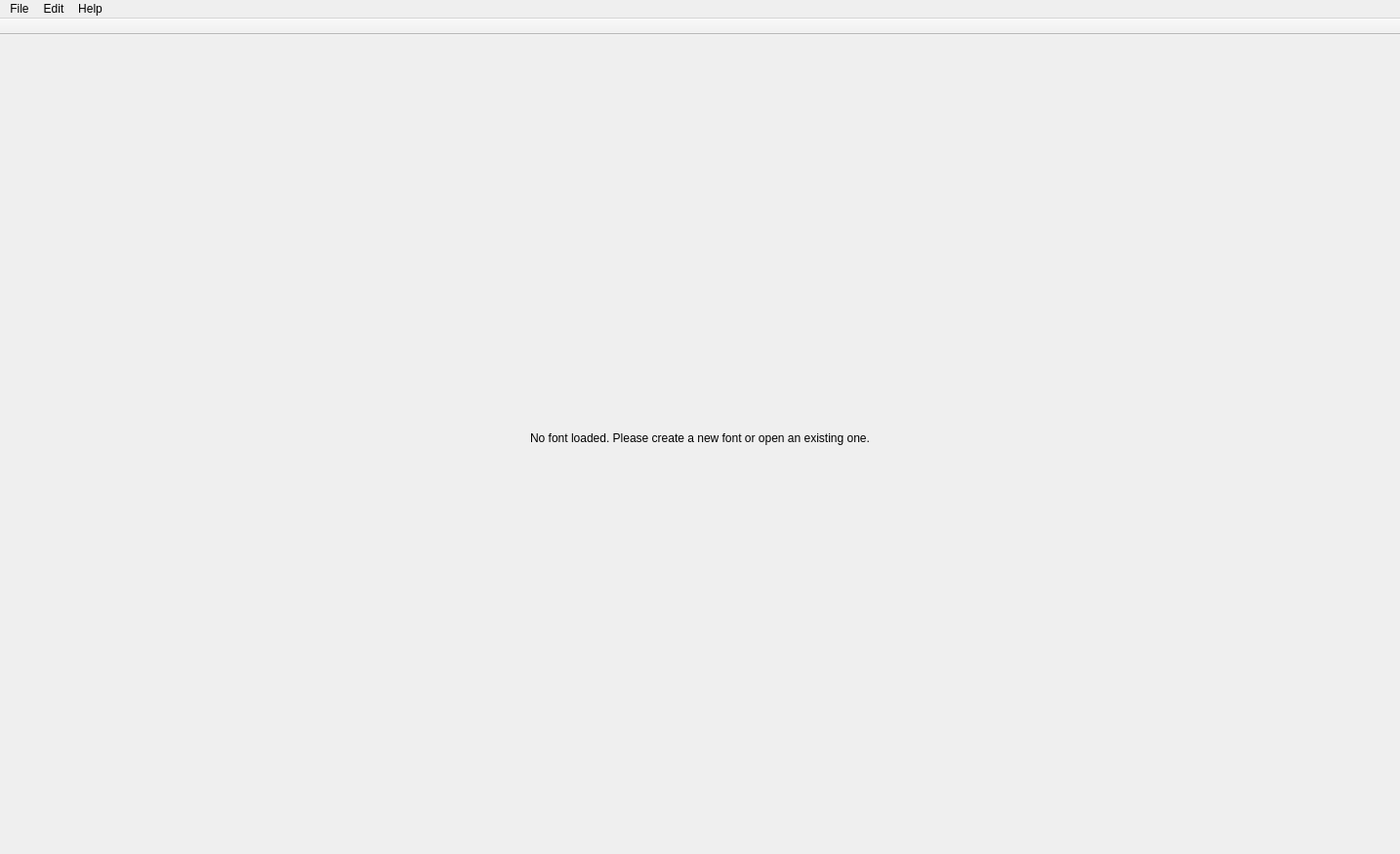
<?xml version="1.0" encoding="UTF-8"?>
<ui version="4.0">
 <class>MainWindow</class>
 <widget class="QMainWindow" name="MainWindow">
  <property name="geometry">
   <rect>
    <x>0</x>
    <y>0</y>
    <width>1434</width>
    <height>875</height>
   </rect>
  </property>
  <property name="windowTitle">
   <string>BMF Font Generator</string>
  </property>
  <property name="windowIcon">
   <iconset>
    <normaloff>:/images/logo.png</normaloff>:/images/logo.png</iconset>
  </property>
  <property name="documentMode">
   <bool>true</bool>
  </property>
  <property name="tabShape">
   <enum>QTabWidget::TabShape::Rounded</enum>
  </property>
  <widget class="QWidget" name="central_widget">
   <layout class="QVBoxLayout" name="verticalLayout_2">
    <property name="leftMargin">
     <number>0</number>
    </property>
    <property name="topMargin">
     <number>0</number>
    </property>
    <property name="rightMargin">
     <number>0</number>
    </property>
    <property name="bottomMargin">
     <number>0</number>
    </property>
    <item>
     <widget class="QStackedWidget" name="stacked_widget">
      <property name="currentIndex">
       <number>1</number>
      </property>
      <widget class="QWidget" name="main_page">
       <layout class="QVBoxLayout" name="verticalLayout">
        <property name="leftMargin">
         <number>0</number>
        </property>
        <property name="topMargin">
         <number>0</number>
        </property>
        <property name="rightMargin">
         <number>0</number>
        </property>
        <property name="bottomMargin">
         <number>0</number>
        </property>
        <item>
         <widget class="QTabWidget" name="fonts_tab_widget">
          <property name="currentIndex">
           <number>-1</number>
          </property>
          <property name="tabsClosable">
           <bool>true</bool>
          </property>
          <property name="movable">
           <bool>true</bool>
          </property>
          <property name="tabBarAutoHide">
           <bool>true</bool>
          </property>
         </widget>
        </item>
       </layout>
      </widget>
      <widget class="QWidget" name="no_font_loaded_page">
       <layout class="QVBoxLayout" name="verticalLayout_3">
        <property name="leftMargin">
         <number>0</number>
        </property>
        <property name="topMargin">
         <number>0</number>
        </property>
        <property name="rightMargin">
         <number>0</number>
        </property>
        <property name="bottomMargin">
         <number>0</number>
        </property>
        <item>
         <widget class="QLabel" name="lbl_no_font_loaded">
          <property name="text">
           <string>No font loaded. Please create a new font or open an existing one.
                                            </string>
          </property>
          <property name="alignment">
           <set>Qt::AlignmentFlag::AlignCenter</set>
          </property>
         </widget>
        </item>
       </layout>
      </widget>
     </widget>
    </item>
   </layout>
  </widget>
  <widget class="QMenuBar" name="menu_bar">
   <property name="geometry">
    <rect>
     <x>0</x>
     <y>0</y>
     <width>1434</width>
     <height>33</height>
    </rect>
   </property>
   <widget class="QMenu" name="menu_file">
    <property name="title">
     <string>File</string>
    </property>
    <addaction name="action_open_font"/>
    <addaction name="separator"/>
    <addaction name="action_save_font"/>
    <addaction name="separator"/>
    <addaction name="action_quit"/>
   </widget>
   <widget class="QMenu" name="menu_edit">
    <property name="title">
     <string>Edit</string>
    </property>
   </widget>
   <widget class="QMenu" name="menu_help">
    <property name="title">
     <string>Help</string>
    </property>
    <addaction name="action_about"/>
   </widget>
   <addaction name="menu_file"/>
   <addaction name="menu_edit"/>
   <addaction name="menu_help"/>
  </widget>
  <widget class="QToolBar" name="tool_bar">
   <property name="windowTitle">
    <string>Tools</string>
   </property>
   <property name="movable">
    <bool>false</bool>
   </property>
   <property name="toolButtonStyle">
    <enum>Qt::ToolButtonStyle::ToolButtonTextUnderIcon</enum>
   </property>
   <property name="floatable">
    <bool>false</bool>
   </property>
   <attribute name="toolBarArea">
    <enum>TopToolBarArea</enum>
   </attribute>
   <attribute name="toolBarBreak">
    <bool>false</bool>
   </attribute>
  </widget>
  <action name="action_open_font">
   <property name="icon">
    <iconset theme="document-open"/>
   </property>
   <property name="text">
    <string>Open</string>
   </property>
   <property name="toolTip">
    <string>Open a font.</string>
   </property>
   <property name="shortcut">
    <string>Ctrl+O</string>
   </property>
  </action>
  <action name="action_save_font">
   <property name="icon">
    <iconset theme="document-save"/>
   </property>
   <property name="text">
    <string>Save</string>
   </property>
   <property name="toolTip">
    <string>Save the current font.</string>
   </property>
   <property name="shortcut">
    <string>Ctrl+S</string>
   </property>
  </action>
  <action name="action_about">
   <property name="icon">
    <iconset resource="../resources/GeneralResources.qrc">
     <normaloff>:/AppIcon512.png</normaloff>:/AppIcon512.png</iconset>
   </property>
   <property name="text">
    <string>About ...</string>
   </property>
   <property name="shortcut">
    <string>F1</string>
   </property>
  </action>
  <action name="action_export_font">
   <property name="icon">
    <iconset theme="export"/>
   </property>
   <property name="text">
    <string>Export</string>
   </property>
   <property name="toolTip">
    <string>Export the current font.</string>
   </property>
  </action>
  <action name="action_quit">
   <property name="icon">
    <iconset theme="application-exit"/>
   </property>
   <property name="text">
    <string>Quit</string>
   </property>
   <property name="shortcut">
    <string>Ctrl+Q</string>
   </property>
  </action>
  <action name="action_new_font">
   <property name="icon">
    <iconset theme="document-new">
     <normaloff>:/ui/icons-dark/document.svg</normaloff>:/ui/icons-dark/document.svg</iconset>
   </property>
   <property name="text">
    <string>New</string>
   </property>
   <property name="toolTip">
    <string>Create a new font.</string>
   </property>
  </action>
  <action name="action_send_feedback">
   <property name="icon">
    <iconset theme="feedback">
     <normaloff>:/ui/icons-dark/message.svg</normaloff>:/ui/icons-dark/message.svg</iconset>
   </property>
   <property name="text">
    <string>Send Feedback</string>
   </property>
   <property name="toolTip">
    <string>Send feedback to the developer.</string>
   </property>
   <property name="menuRole">
    <enum>QAction::MenuRole::NoRole</enum>
   </property>
  </action>
 </widget>
 <resources>
  <include location="../resources/GeneralResources.qrc"/>
 </resources>
 <connections>
  <connection>
   <sender>action_about</sender>
   <signal>triggered()</signal>
   <receiver>MainWindow</receiver>
   <slot>show_about_app()</slot>
   <hints>
    <hint type="sourcelabel">
     <x>-1</x>
     <y>-1</y>
    </hint>
    <hint type="destinationlabel">
     <x>549</x>
     <y>351</y>
    </hint>
   </hints>
  </connection>
  <connection>
   <sender>action_export_font</sender>
   <signal>triggered()</signal>
   <receiver>MainWindow</receiver>
   <slot>on_export_font_action()</slot>
   <hints>
    <hint type="sourcelabel">
     <x>-1</x>
     <y>-1</y>
    </hint>
    <hint type="destinationlabel">
     <x>595</x>
     <y>383</y>
    </hint>
   </hints>
  </connection>
  <connection>
   <sender>action_open_font</sender>
   <signal>triggered()</signal>
   <receiver>MainWindow</receiver>
   <slot>on_open_font_action()</slot>
   <hints>
    <hint type="sourcelabel">
     <x>-1</x>
     <y>-1</y>
    </hint>
    <hint type="destinationlabel">
     <x>595</x>
     <y>383</y>
    </hint>
   </hints>
  </connection>
  <connection>
   <sender>action_save_font</sender>
   <signal>triggered()</signal>
   <receiver>MainWindow</receiver>
   <slot>on_save_font_action()</slot>
   <hints>
    <hint type="sourcelabel">
     <x>-1</x>
     <y>-1</y>
    </hint>
    <hint type="destinationlabel">
     <x>595</x>
     <y>383</y>
    </hint>
   </hints>
  </connection>
  <connection>
   <sender>action_new_font</sender>
   <signal>triggered()</signal>
   <receiver>MainWindow</receiver>
   <slot>on_new_font_action()</slot>
   <hints>
    <hint type="sourcelabel">
     <x>-1</x>
     <y>-1</y>
    </hint>
    <hint type="destinationlabel">
     <x>595</x>
     <y>383</y>
    </hint>
   </hints>
  </connection>
  <connection>
   <sender>fonts_tab_widget</sender>
   <signal>tabCloseRequested(int)</signal>
   <receiver>MainWindow</receiver>
   <slot>on_tab_close_requested(int)</slot>
   <hints>
    <hint type="sourcelabel">
     <x>716</x>
     <y>482</y>
    </hint>
    <hint type="destinationlabel">
     <x>716</x>
     <y>437</y>
    </hint>
   </hints>
  </connection>
  <connection>
   <sender>action_send_feedback</sender>
   <signal>triggered()</signal>
   <receiver>MainWindow</receiver>
   <slot>send_feedback()</slot>
   <hints>
    <hint type="sourcelabel">
     <x>-1</x>
     <y>-1</y>
    </hint>
    <hint type="destinationlabel">
     <x>716</x>
     <y>437</y>
    </hint>
   </hints>
  </connection>
  <connection>
   <sender>fonts_tab_widget</sender>
   <signal>currentChanged(int)</signal>
   <receiver>MainWindow</receiver>
   <slot>on_current_tab_changed(int)</slot>
   <hints>
    <hint type="sourcelabel">
     <x>716</x>
     <y>459</y>
    </hint>
    <hint type="destinationlabel">
     <x>716</x>
     <y>437</y>
    </hint>
   </hints>
  </connection>
  <connection>
   <sender>action_quit</sender>
   <signal>triggered()</signal>
   <receiver>MainWindow</receiver>
   <slot>close()</slot>
   <hints>
    <hint type="sourcelabel">
     <x>-1</x>
     <y>-1</y>
    </hint>
    <hint type="destinationlabel">
     <x>716</x>
     <y>437</y>
    </hint>
   </hints>
  </connection>
 </connections>
 <slots>
  <slot>show_about_app()</slot>
  <slot>send_feedback()</slot>
  <slot>on_open_settings_clicked()</slot>
  <slot>cancel_generation()</slot>
  <slot>on_new_font_action()</slot>
  <slot>on_open_font_action()</slot>
  <slot>on_save_font_action()</slot>
  <slot>on_export_font_action()</slot>
  <slot>on_tab_close_requested(int)</slot>
  <slot>on_current_tab_changed(int)</slot>
 </slots>
</ui>
